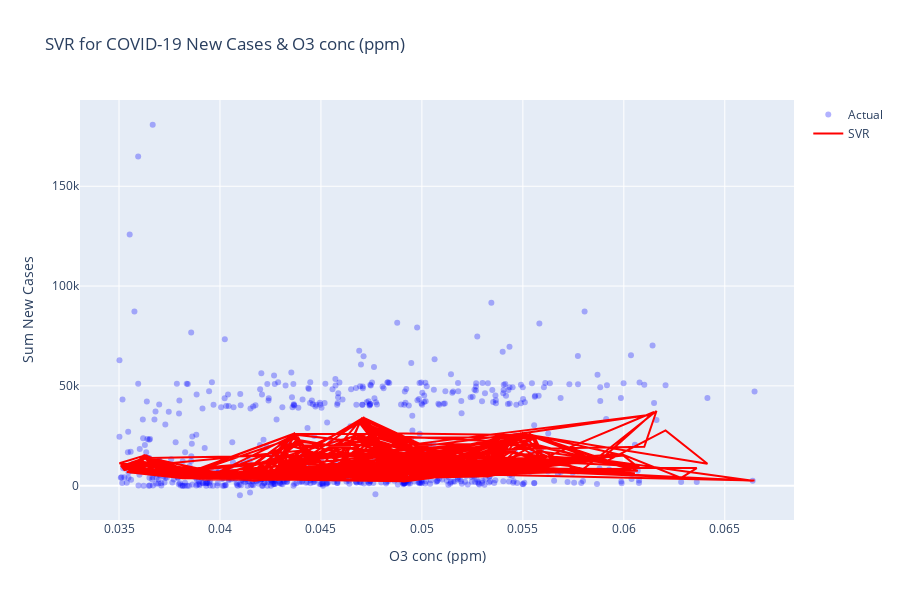

Notebook cell for this chart:
### Code cell
## Perform regression modeling via SVR
x = NewData['O3 conc (ppm)']
x = x.values.reshape(-1, 1)
y = NewData['Sum New Cases']
#--------------------------------------------------------------
# SVR model with hyperparameter optimization
#--------------------------------------------------------------
# Split the data into train and test sets
x_train, x_test, y_train, y_test = train_test_split(x, y, test_size=0.2, random_state=42)

# Create a pipeline with StandardScaler and SVR
pipeline = Pipeline([('scaler', StandardScaler()),
                     ('svr', SVR(kernel='rbf'))])

# Define the parameter grid for hyperparameter optimization
param_grid = {'svr__C': [10000, 1000000, 100],
              'svr__gamma': [10, 1000, 100]}
# param_grid = {'svr__C': [100, 1000, 100],
#               'svr__gamma': [1, 1000, 100]}

# Perform grid search with cross-validation on train data
grid_search = GridSearchCV(pipeline, param_grid)
grid_search.fit(x_train, y_train)

# Predict using best model on test data
best_svr = grid_search.best_estimator_
y_svr_pred_test = best_svr.predict(x_test)

# Calculate R2 and RMSE for SVR model
svr_r2 = r2_score(y_test, y_svr_pred_test)
svr_rmse = np.sqrt(mean_squared_error(y_test, y_svr_pred_test))

print("Model Evaluation")
print("\nSupport Vector Regression: RMSE=%.2f, R2=%.2f" % (svr_rmse, svr_r2))
print("Hyperparameters:", best_svr, "\n")

# Plot the model
import plotly.graph_objects as go

xtt = NewData['O3 conc (ppm)']#df_chatter['date'].dt.strftime('%Y-%m-%d')
scatter_actual = go.Scatter(x=xtt, y=y, mode='markers', name='Actual', marker=dict(color='blue', opacity=0.3))

# line_regression = go.Scatter(x=xtt, y=y_linear_pred, mode='lines', name='LR', line=dict(color='red', dash='dash'))

y_svr_pred = best_svr.predict(x) # Plot on all data
line_svr = go.Scatter(x=xtt, y=y_svr_pred, mode='lines', name='SVR', line=dict(color='red'))

data = [scatter_actual, line_svr]

layout = go.Layout(xaxis=dict(title='O3 conc (ppm)'),
                   yaxis=dict(title='Sum New Cases'),
                   title='SVR for COVID-19 New Cases & O3 conc (ppm)',
                   showlegend=True,
                   height=600)

fig = go.Figure(data=data, layout=layout)
fig.show()

### Figure 1 — Plotly figure (JSON) as saved in the notebook; plotly's stock layout.template omitted (floating-point values rounded to 4 significant figures; data arrays with more than 128 entries replaced by an {"elided": "..."} marker saying what was removed)
{"data": [{"marker": {"color": "blue", "opacity": 0.3}, "mode": "markers", "name": "Actual", "x": {"elided": "713 float values"}, "y": {"elided": "713 float values"}, "type": "scatter"}, {"line": {"color": "red"}, "mode": "lines", "name": "SVR", "x": {"elided": "713 float values"}, "y": {"elided": "713 float values"}, "type": "scatter"}], "layout": {"height": 600, "showlegend": true, "title": {"text": "SVR for COVID-19 New Cases & O3 conc (ppm)"}, "xaxis": {"title": {"text": "O3 conc (ppm)"}}, "yaxis": {"title": {"text": "Sum New Cases"}}}}
